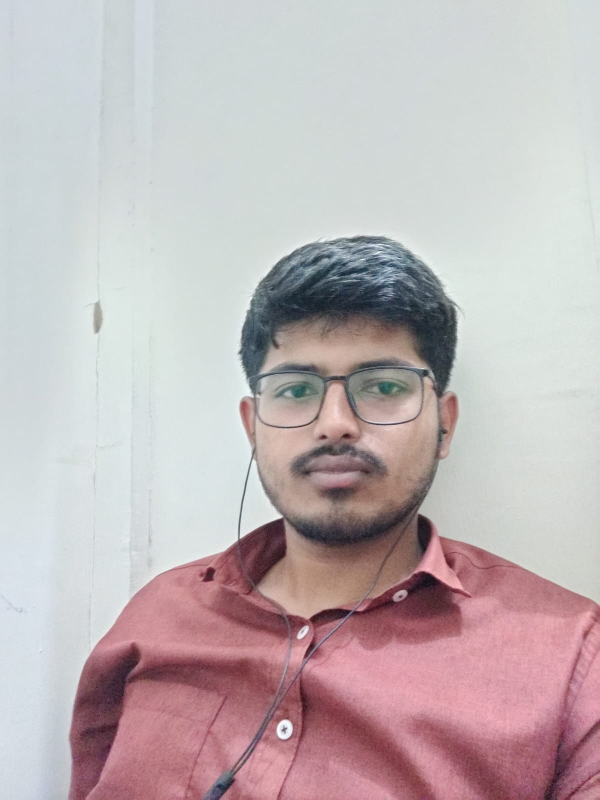
#> input picture TestImages/vivekimage1.jpeg, 1200 x 1599 px (shown at 1/2 size)
$ python Trainer.py
#> lines starting #> are read from the running program, lines starting #| are printed output that depends on the picture; after the words box and inside, x2 and y2 are one past the last pixel; in counts of white or black regions, pixels touching at a corner belong together
### FaceRecognition.py
import cv2
import os
import numpy as np


def faceDetection(test_img):
    gray_img = cv2.cvtColor(test_img,cv2.COLOR_BGR2GRAY)
    face_haar_cascade = cv2.CascadeClassifier('HaarCascade/haarcascade_frontalface_default.xml')
    faces = face_haar_cascade.detectMultiScale(gray_img,scaleFactor=1.32,minNeighbors=5)
    return faces,gray_img


def labels_for_training(directory):
    faces = []
    faceID = []

    for path,subdirname,filenames in os.walk(directory):
        for filename in filenames:
            if filename.startswith("."):
                print("Skippping system file")
                continue
            id = os.path.basename(path)


            img_path = os.path.join(path,filename)
            print('img_path: ',img_path)
            print("id",id)
            test_img = cv2.imread(img_path)
            if test_img is None:
                print("Image not loaded properly")
                continue
            faces_rect,gray_img = faceDetection(test_img)
            if len(faces_rect)!=1:
                continue
            (x,y,w,h) = faces_rect[0]
            roi_gray = gray_img[y:y+w,x:x+h]
            faces.append(roi_gray)
            faceID.append(int(id))
    return faces,faceID

def train_classifier(faces,faceID):
    face_recognizer = cv2.face.LBPHFaceRecognizer_create()
    face_recognizer.train(faces,np.array(faceID))
    return face_recognizer

def draw_rect(test_img,face):
    (x,y,w,h) = face
    cv2.rectangle(test_img,(x,y),(x+w,y+h),(255,0,0),thickness=1)


def put_text(test_img,text,x,y):
    cv2.putText(test_img,text,(x,y),cv2.FONT_HERSHEY_DUPLEX,2,(255,0,0),2)

### Trainer.py
import cv2
import os
import numpy as np
import FaceRecognition as fr


test_img = cv2.imread('TestImages/vivekimage1.jpeg')
#> test_img is the input picture: shape (1599, 1200, 3); mean B, G, R 183, 180.9, 192.7
faces_detected,gray_img = fr.faceDetection(test_img)
#> in faceDetection, `gray_img = cv2.cvtColor(test_img,cv2.COLOR_BGR2GRAY)`:
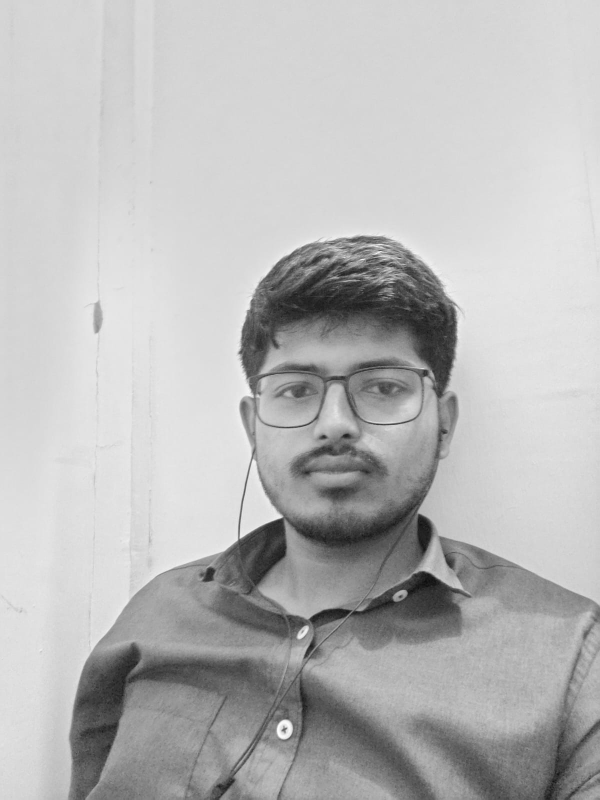
#> gray_img: shape (1599, 1200) (shown at 1/2 size); min 10, max 255, mean 184.6
#> in faceDetection, `faces = face_haar_cascade.detectMultiScale(gray_img,scaleFactor=1.32,m..`: faces = [[450, 592, 462, 462]]
#> faces_detected = [[450, 592, 462, 462]]

print("faceDetected: ",faces_detected)
#| faceDetected:  [[450 592 462 462]]

faces,faceID = fr.labels_for_training('trainingImages')
#> pass 2 of the loop in labels_for_training, `for path,subdirname,filenames in os.walk(directory):`:
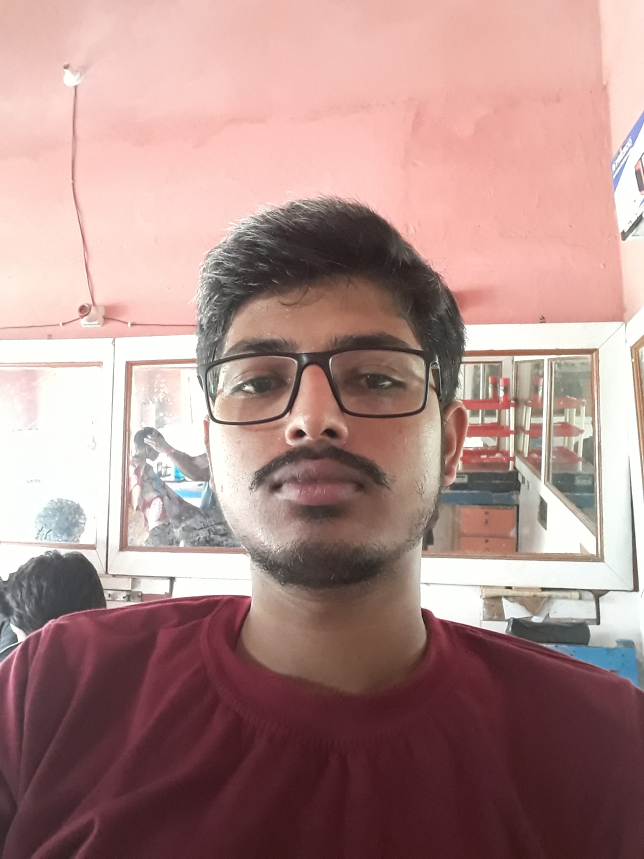
#> input picture trainingImages/1/20190721_114235.jpg, 1932 x 2576 px (shown at 1/3 size)
#> in labels_for_training, test_img is the input picture: shape (2576, 1932, 3); mean B, G, R 137.1, 140.7, 173.9
#> in faceDetection (call 2), `gray_img = cv2.cvtColor(test_img,cv2.COLOR_BGR2GRAY)`:
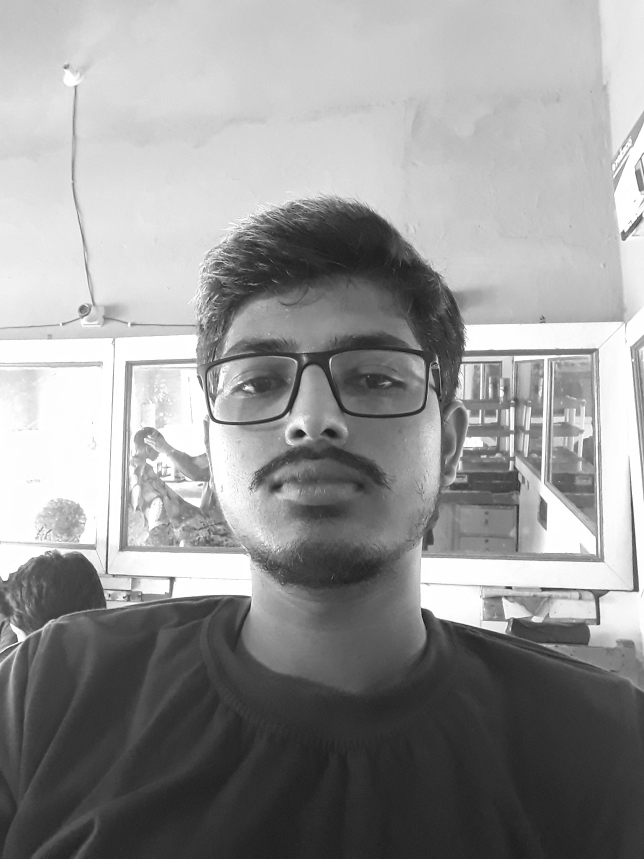
#> gray_img: shape (2576, 1932) (shown at 1/3 size); min 1, max 255, mean 150.2
#> faces = [[495, 783, 908, 908]]
#> in labels_for_training, `(x,y,w,h) = faces_rect[0]`: x = 495; y = 783; w = 908
#> in labels_for_training, `roi_gray = gray_img[y:y+w,x:x+h]`:
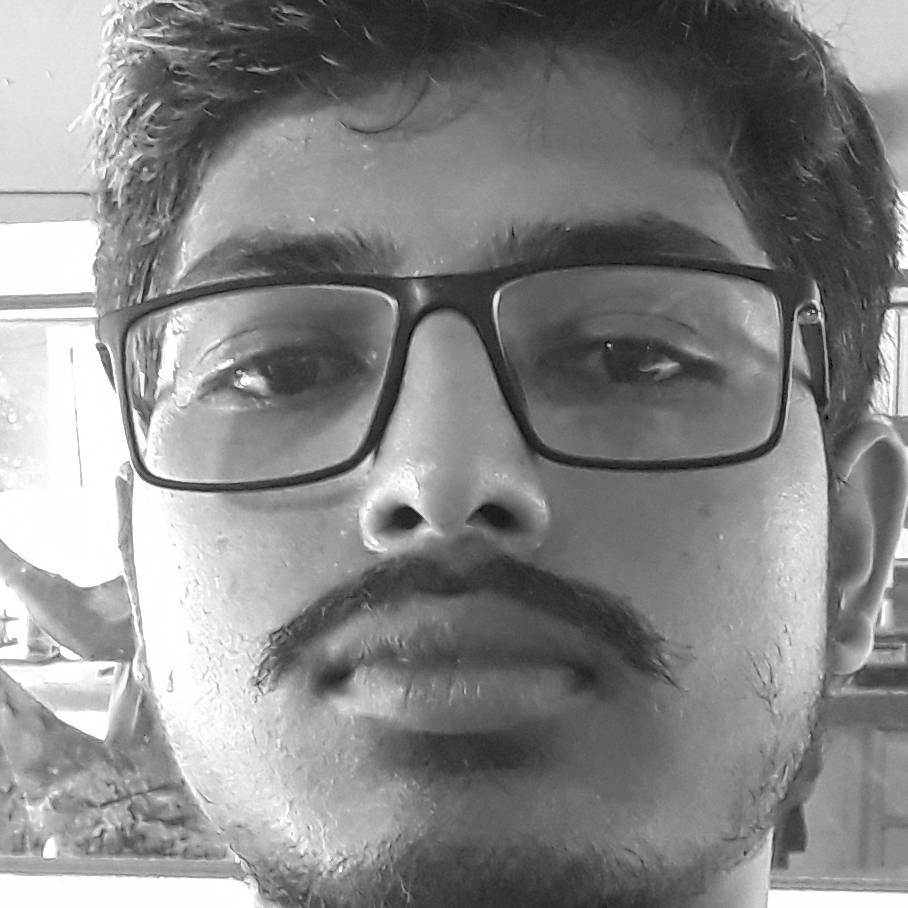
#> roi_gray: shape (908, 908); min 1, max 255, mean 134.3
face_recognizer = fr.train_classifier(faces,faceID)
face_recognizer.write('trainingData.yml')


name = {1: "Vivek",2:"akshayKumar",3: "akshayeKhanna",
4:"amitabhBachchan",5:"DevAnand",6:"Hritik Roshan",7:"RajeshKhanna",
8:"Rajnikant",9:"RajkumarRao",10:"Rajpal"}

for face in faces_detected:
    (x,y,w,h) = face
    roi_gray = gray_img[y:y+h,x:x+h]
    label,confidence = face_recognizer.predict(roi_gray)
    print("confidence: ",confidence)
    print("label ",label)
    fr.draw_rect(test_img,face)
    predicted_name = name[label]
    if(confidence>37):
        continue
    fr.put_text(test_img,predicted_name,x,y)
#> this loop made 1 pass
#> pass 1, `roi_gray = gray_img[y:y+h,x:x+h]`:
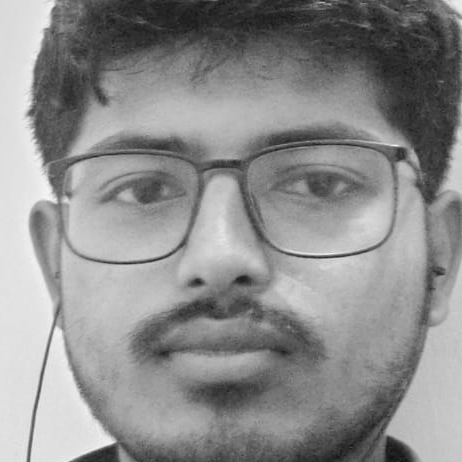
#> roi_gray: shape (462, 462); min 12, max 250, mean 140.9
#> after the loop:
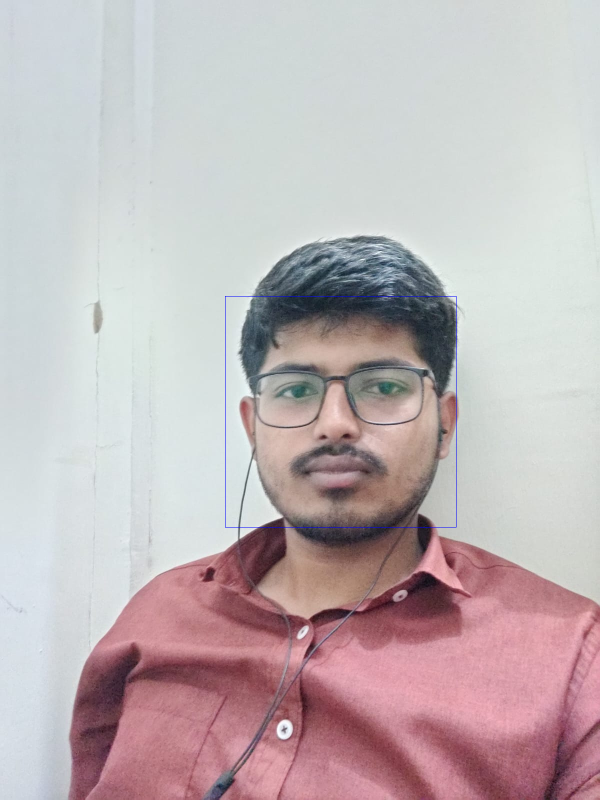
#> test_img: shape (1599, 1200, 3) (shown at 1/2 size); 0.1% of pixels changed, all inside (x1, y1, x2, y2) = (450, 592, 913, 1055)
resized_img = cv2.resize(test_img,(1000,1000))
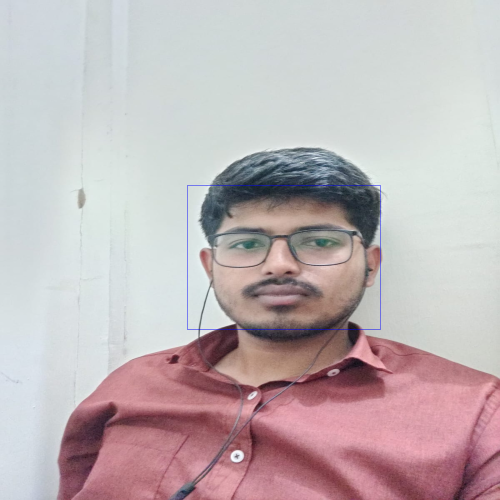
#> resized_img: shape (1000, 1000, 3) (shown at 1/2 size); mean B, G, R 183, 180.6, 192.4
cv2.imshow("Detected face",resized_img)
cv2.waitKey(0)
cv2.destroyAllWindows()
